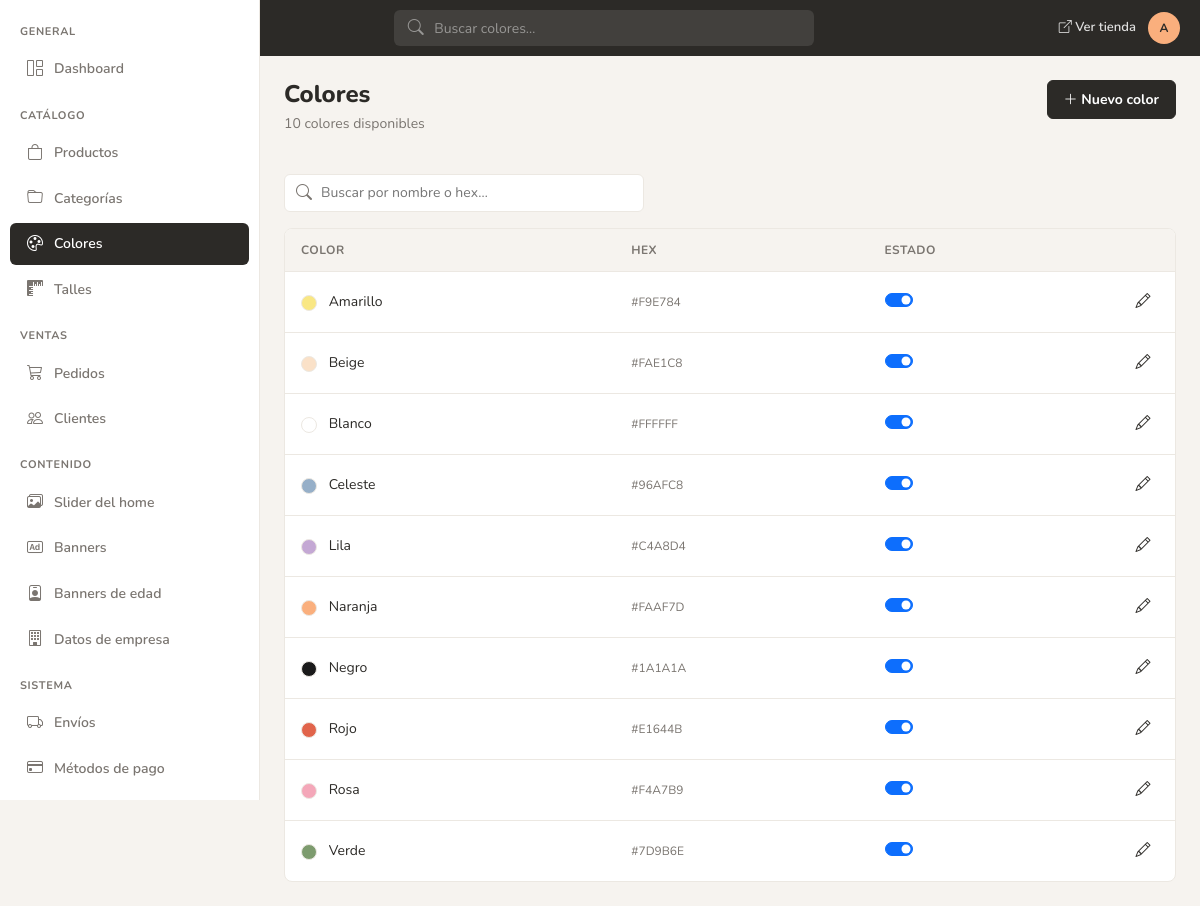
The page /admin/colores/listado.php (signed in) on the database its author committed.
### tables this page shows
CREATE TABLE `tbl_colores` (
  `id_color` int NOT NULL AUTO_INCREMENT,
  `nombre` varchar(60) NOT NULL,
  `hex_code` varchar(7) NOT NULL,
  `activo` tinyint DEFAULT 1,
  PRIMARY KEY (`id_color`)
);

### admin/include/funciones.php (called while the page is built, shortened)
<?php
function admin_site_path(string $path = ''): string
{
    $base = defined('SITE_URL')
        ? rtrim((string)(parse_url(SITE_URL, PHP_URL_PATH) ?: ''), '/')
        : (defined('BASE_PATH') ? rtrim(BASE_PATH, '/') : '');
    $clean = ltrim(str_replace('\\', '/', $path), '/');
    if ($clean === '') {
        return $base === '' ? '/' : $base;
    }
    return ($base === '' ? '' : $base) . '/' . $clean;
}
if (!function_exists('app_path')) {
    function app_path(string $path = ''): string
    {
        return admin_site_path($path);
    }
}

### admin/colores/listado.php (the view, shortened to what this page needs)
<?php
require_once __DIR__ . '/../include/includes.php';
require_once __DIR__ . '/../check_session.php';
$q = trim((string)($_GET['q'] ?? ''));
$sql = 'SELECT id_color, nombre, hex_code, activo FROM tbl_colores';
$params = [];
$types = '';
$sql .= ' ORDER BY nombre';
if ($types !== '') {
    $stmt = mysqli_prepare($con, $sql);
    mysqli_stmt_bind_param($stmt, $types, ...$params);
    mysqli_stmt_execute($stmt);
    $result = mysqli_stmt_get_result($stmt);
} else {
    $result = mysqli_query($con, $sql);
}
$rows = [];
while ($row = mysqli_fetch_assoc($result)) {
    $rows[] = $row;
}
$total = count($rows);
include __DIR__ . '/../header.php';
?>
<div class="admin-section-header">
    <div>
        <h1>Colores</h1>
        <p class="subtitle"><?= (int)$total ?> color<?= $total === 1 ? '' : 'es' ?><?= $q !== '' ? ' encontrados' : ' disponibles' ?></p>
    </div>
    <div class="admin-section-actions">
        <a href="a_color.php" class="btn btn-ink">
            <i class="bi bi-plus-lg"></i> Nuevo color
        </a>
    </div>
</div>
<div class="d-flex justify-content-between align-items-center mb-3 gap-3 flex-wrap">
    <form method="get" action="listado.php" class="admin-search-bar flex-grow-1" style="max-width:360px">
        <i class="bi bi-search"></i>
        <input name="q" placeholder="Buscar por nombre o hex…" type="search" value="<?= htmlspecialchars($q, ENT_QUOTES, 'UTF-8') ?>">
    </form>
</div>
<div class="admin-card">
    <div class="admin-card-body p-0">
        <div class="table-responsive">
            <table class="admin-table mb-0">
                <thead>
                    <tr>
                        <th>Color</th>
                        <th>Hex</th>
                        <th>Estado</th>
                        <th style="width:48px"></th>
                    </tr>
                </thead>
                <tbody>
                <?php if ($total > 0): ?>
                    <?php foreach ($rows as $row): ?>
                        <tr>
                            <td>
                                <span class="d-inline-block rounded-circle me-2 align-middle" style="width:16px;height:16px;background:<?= htmlspecialchars($row['hex_code'], ENT_QUOTES, 'UTF-8') ?>;border:1px solid var(--yofi-border)"></span>
                                <?= htmlspecialchars($row['nombre'], ENT_QUOTES, 'UTF-8') ?>
                            </td>
                            <td><span class="product-cell-code"><?= htmlspecialchars($row['hex_code'], ENT_QUOTES, 'UTF-8') ?></span></td>
                            <td>
                                <div class="form-check form-switch mb-0">
                                    <input class="form-check-input toggle-estado" type="checkbox"
                                           data-endpoint="<?= htmlspecialchars(app_path('admin/api/toggle-color-activo.php'), ENT_QUOTES, 'UTF-8') ?>"
                                           data-id-key="id_color"
                                           data-id="<?= (int)$row['id_color'] ?>"
                                           aria-label="Color <?= (int)$row['activo'] ? 'activo' : 'inactivo' ?>"
                                           <?= (int)$row['activo'] ? 'checked' : '' ?>>
                                </div>
                            </td>
                            <td>
                                <div class="admin-table-actions">
                                    <a href="a_color.php?id=<?= (int)$row['id_color'] ?>" class="btn-table-action" title="Editar">
                                        <i class="bi bi-pencil"></i>
                                    </a>
                                </div>
                            </td>
                        </tr>
                    <?php endforeach; ?>
                <?php else: ?>
                    <tr><td colspan="4" class="text-center text-muted py-5"><?= $q !== '' ? 'Sin resultados para esta búsqueda' : 'Sin colores' ?></td></tr>
                <?php endif; ?>
                </tbody>
            </table>
        </div>
    </div>
</div>
<?php include __DIR__ . '/../pie.php'; ?>

### admin/assets/css/admin.css (style rules this page uses)
:root { --yofi-peach: #FAAF7D; --yofi-dusty: #96AFC8; --yofi-terracotta: #E1644B; --yofi-olive: #7D7D64; --yofi-cream: #FAE1C8; --yofi-ink: #2C2A27; --yofi-border: #ECE8E2; --yofi-muted-bg: #F6F3EF; --yofi-muted-text: #7A7570; --yofi-sidebar-width: 260px; --yofi-topbar-height: 56px; --yofi-radius-lg: 8px; --yofi-radius-md: 6px; --yofi-status-green-bg: #D1FAE5; --yofi-status-green-text: #047857; --yofi-status-amber-bg: #FEF3C7; --yofi-status-amber-text: #B45309; --yofi-status-blue-bg: #E0F2FE; --yofi-status-blue-text: #0369A1; --yofi-status-red-bg: #FBE2DC; --yofi-status-red-text: #9A3412; }
*, *::before, *::after { box-sizing: border-box; }
body.admin-body { background: var(--yofi-muted-bg); font-family: 'Nunito', system-ui, sans-serif; color: var(--yofi-ink); margin: 0; }
.admin-section-header { display: flex; flex-wrap: wrap; align-items: flex-start; justify-content: space-between; gap: 1rem; margin-bottom: 1.5rem; }
.admin-section-header h1 { font-size: 1.5rem; font-weight: 800; margin: 0; line-height: 1.2; }
.admin-section-header .subtitle { color: var(--yofi-muted-text); font-size: 0.875rem; margin-top: 0.25rem; }
.admin-section-actions { display: flex; flex-wrap: wrap; gap: 0.5rem; align-items: center; }
.btn-ink { background: var(--yofi-ink); border: 1px solid var(--yofi-ink); color: #fff; border-radius: var(--yofi-radius-md); font-weight: 700; font-size: 0.875rem; padding: 0.5rem 1rem; }
.admin-card { background: #fff; border: 1px solid var(--yofi-border); border-radius: var(--yofi-radius-lg); overflow: hidden; }
.admin-card-body { padding: 1.25rem; }
.admin-card-body.p-0 { padding: 0; }
.admin-search-bar { position: relative; max-width: 320px; }
.admin-search-bar i { position: absolute; left: 0.75rem; top: 50%; transform: translateY(-50%); color: var(--yofi-muted-text); }
.admin-search-bar input { width: 100%; height: 38px; padding: 0 0.875rem 0 2.25rem; border: 1px solid var(--yofi-border); border-radius: var(--yofi-radius-md); background: #fff; font-size: 0.875rem; }
.admin-table { width: 100%; border-collapse: collapse; font-size: 0.875rem; }
.admin-table thead th { padding: 0.75rem 1rem; text-align: left; font-size: 0.75rem; font-weight: 700; text-transform: uppercase; letter-spacing: 0.04em; color: var(--yofi-muted-text); border-bottom: 1px solid var(--yofi-border); background: var(--yofi-muted-bg); }
.admin-table tbody td { padding: 0.875rem 1rem; border-bottom: 1px solid var(--yofi-border); vertical-align: middle; }
.admin-table tbody tr:last-child td { border-bottom: none; }
.admin-table-actions { display: flex; justify-content: flex-end; align-items: center; gap: 0.125rem; }
.btn-table-action { display: inline-flex; align-items: center; justify-content: center; width: 32px; height: 32px; padding: 0; border: none; background: transparent; border-radius: var(--yofi-radius-md); color: var(--yofi-ink); text-decoration: none; cursor: pointer; font-size: 0.9375rem; }
.admin-table .form-switch { padding-left: 2.5em; min-height: 1.5rem; }
.admin-table .form-switch .form-check-input { cursor: pointer; }
.product-cell-code { font-size: 0.75rem; color: var(--yofi-muted-text); }

### rows shown on the page
tbl_colores: nombre "Amarillo", hex_code "#F9E784", activo "☑"
tbl_colores: nombre "Beige", hex_code "#FAE1C8", activo "☑"
tbl_colores: nombre "Blanco", hex_code "#FFFFFF", activo "☑"
tbl_colores: nombre "Celeste", hex_code "#96AFC8", activo "☑"
tbl_colores: nombre "Lila", hex_code "#C4A8D4", activo "☑"
tbl_colores: nombre "Naranja", hex_code "#FAAF7D", activo "☑"
tbl_colores: nombre "Negro", hex_code "#1A1A1A", activo "☑"
tbl_colores: nombre "Rojo", hex_code "#E1644B", activo "☑"
tbl_colores: nombre "Rosa", hex_code "#F4A7B9", activo "☑"
tbl_colores: nombre "Verde", hex_code "#7D9B6E", activo "☑"

### other values the page prints
$adminInitials "A"
$total "10"
